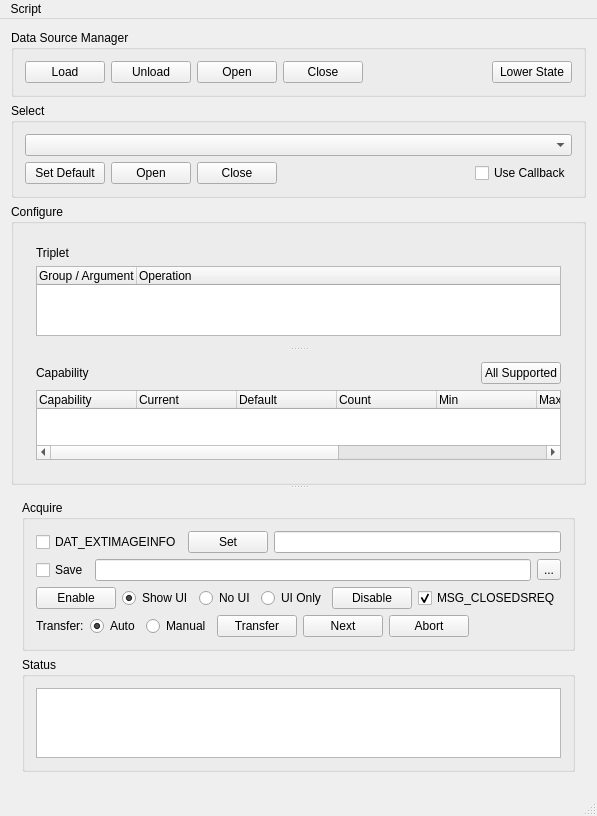
<?xml version="1.0" encoding="UTF-8"?>
<ui version="4.0">
 <class>TWAIN_App_QTClass</class>
 <widget class="QMainWindow" name="TWAIN_App_QTClass">
  <property name="geometry">
   <rect>
    <x>0</x>
    <y>0</y>
    <width>545</width>
    <height>808</height>
   </rect>
  </property>
  <property name="windowTitle">
   <string>TWAIN QT Sample Application</string>
  </property>
  <widget class="QWidget" name="centralWidget">
   <layout class="QGridLayout" name="gridLayout_5">
    <item row="1" column="0">
     <widget class="QGroupBox" name="groupBox">
      <property name="sizePolicy">
       <sizepolicy hsizetype="Preferred" vsizetype="Fixed">
        <horstretch>0</horstretch>
        <verstretch>0</verstretch>
       </sizepolicy>
      </property>
      <property name="title">
       <string>Select</string>
      </property>
      <layout class="QGridLayout" name="gridLayout">
       <item row="0" column="0">
        <widget class="QComboBox" name="cbxSources"/>
       </item>
       <item row="1" column="0">
        <layout class="QHBoxLayout" name="horizontalLayout">
         <item>
          <widget class="QPushButton" name="btnSetDefault">
           <property name="text">
            <string>Set Default</string>
           </property>
          </widget>
         </item>
         <item>
          <widget class="QPushButton" name="btnOpen">
           <property name="text">
            <string>Open</string>
           </property>
          </widget>
         </item>
         <item>
          <widget class="QPushButton" name="btnClose">
           <property name="text">
            <string>Close</string>
           </property>
          </widget>
         </item>
         <item>
          <spacer name="horizontalSpacer">
           <property name="orientation">
            <enum>Qt::Horizontal</enum>
           </property>
           <property name="sizeHint" stdset="0">
            <size>
             <width>40</width>
             <height>20</height>
            </size>
           </property>
          </spacer>
         </item>
         <item>
          <widget class="QCheckBox" name="chkCallback">
           <property name="text">
            <string>Use Callback</string>
           </property>
          </widget>
         </item>
        </layout>
       </item>
      </layout>
     </widget>
    </item>
    <item row="0" column="0">
     <widget class="QGroupBox" name="groupBox_5">
      <property name="sizePolicy">
       <sizepolicy hsizetype="Preferred" vsizetype="Fixed">
        <horstretch>0</horstretch>
        <verstretch>0</verstretch>
       </sizepolicy>
      </property>
      <property name="title">
       <string>Data Source Manager</string>
      </property>
      <layout class="QHBoxLayout" name="horizontalLayout_3">
       <item>
        <widget class="QPushButton" name="btnLoadDSM">
         <property name="text">
          <string>Load</string>
         </property>
        </widget>
       </item>
       <item>
        <widget class="QPushButton" name="btnUnloadDSM">
         <property name="text">
          <string>Unload</string>
         </property>
        </widget>
       </item>
       <item>
        <widget class="QPushButton" name="btnOpenDSM">
         <property name="text">
          <string>Open</string>
         </property>
        </widget>
       </item>
       <item>
        <widget class="QPushButton" name="btnCloseDSM">
         <property name="text">
          <string>Close</string>
         </property>
        </widget>
       </item>
       <item>
        <spacer name="horizontalSpacer_2">
         <property name="orientation">
          <enum>Qt::Horizontal</enum>
         </property>
         <property name="sizeHint" stdset="0">
          <size>
           <width>40</width>
           <height>20</height>
          </size>
         </property>
        </spacer>
       </item>
       <item>
        <widget class="QPushButton" name="btnRecover">
         <property name="text">
          <string>Lower State</string>
         </property>
        </widget>
       </item>
      </layout>
     </widget>
    </item>
    <item row="2" column="0">
     <widget class="QSplitter" name="splConfigAcquire">
      <property name="autoFillBackground">
       <bool>false</bool>
      </property>
      <property name="frameShape">
       <enum>QFrame::NoFrame</enum>
      </property>
      <property name="orientation">
       <enum>Qt::Vertical</enum>
      </property>
      <property name="opaqueResize">
       <bool>true</bool>
      </property>
      <property name="childrenCollapsible">
       <bool>false</bool>
      </property>
      <widget class="QGroupBox" name="groupBox_2">
       <property name="sizePolicy">
        <sizepolicy hsizetype="Preferred" vsizetype="Preferred">
         <horstretch>0</horstretch>
         <verstretch>0</verstretch>
        </sizepolicy>
       </property>
       <property name="title">
        <string>Configure</string>
       </property>
       <layout class="QGridLayout" name="gridLayout_2">
        <item row="0" column="0">
         <widget class="QSplitter" name="splTripletCapability">
          <property name="orientation">
           <enum>Qt::Vertical</enum>
          </property>
          <property name="childrenCollapsible">
           <bool>false</bool>
          </property>
          <widget class="QWidget" name="layoutWidget">
           <layout class="QVBoxLayout" name="verticalLayout_4">
            <item>
             <widget class="QLabel" name="label">
              <property name="text">
               <string>Triplet</string>
              </property>
             </widget>
            </item>
            <item>
             <widget class="QTreeWidget" name="treTriplet">
              <property name="sizePolicy">
               <sizepolicy hsizetype="Expanding" vsizetype="Expanding">
                <horstretch>0</horstretch>
                <verstretch>0</verstretch>
               </sizepolicy>
              </property>
              <property name="columnCount">
               <number>2</number>
              </property>
              <column>
               <property name="text">
                <string notr="true">Group / Argument Type</string>
               </property>
              </column>
              <column>
               <property name="text">
                <string>Operation</string>
               </property>
              </column>
             </widget>
            </item>
           </layout>
          </widget>
          <widget class="QWidget" name="layoutWidget">
           <layout class="QVBoxLayout" name="verticalLayout_3">
            <item>
             <layout class="QHBoxLayout" name="horizontalLayout_7">
              <item>
               <widget class="QLabel" name="label_2">
                <property name="text">
                 <string>Capability</string>
                </property>
               </widget>
              </item>
              <item>
               <spacer name="horizontalSpacer_5">
                <property name="orientation">
                 <enum>Qt::Horizontal</enum>
                </property>
                <property name="sizeHint" stdset="0">
                 <size>
                  <width>40</width>
                  <height>20</height>
                 </size>
                </property>
               </spacer>
              </item>
              <item>
               <widget class="QPushButton" name="btnAllSupported">
                <property name="text">
                 <string>All Supported</string>
                </property>
               </widget>
              </item>
             </layout>
            </item>
            <item>
             <widget class="QTreeWidget" name="treCapability">
              <property name="sizePolicy">
               <sizepolicy hsizetype="Expanding" vsizetype="Expanding">
                <horstretch>0</horstretch>
                <verstretch>0</verstretch>
               </sizepolicy>
              </property>
              <column>
               <property name="text">
                <string notr="true">Capability</string>
               </property>
              </column>
              <column>
               <property name="text">
                <string>Current</string>
               </property>
              </column>
              <column>
               <property name="text">
                <string>Default</string>
               </property>
              </column>
              <column>
               <property name="text">
                <string>Count</string>
               </property>
              </column>
              <column>
               <property name="text">
                <string>Min</string>
               </property>
              </column>
              <column>
               <property name="text">
                <string>Max</string>
               </property>
              </column>
              <column>
               <property name="text">
                <string>Step</string>
               </property>
              </column>
              <column>
               <property name="text">
                <string>Type</string>
               </property>
              </column>
              <column>
               <property name="text">
                <string>Support</string>
               </property>
              </column>
             </widget>
            </item>
           </layout>
          </widget>
         </widget>
        </item>
       </layout>
      </widget>
      <widget class="QWidget" name="layoutWidget">
       <layout class="QVBoxLayout" name="verticalLayout">
        <item>
         <widget class="QGroupBox" name="groupBox_3">
          <property name="sizePolicy">
           <sizepolicy hsizetype="Preferred" vsizetype="Preferred">
            <horstretch>0</horstretch>
            <verstretch>0</verstretch>
           </sizepolicy>
          </property>
          <property name="title">
           <string>Acquire</string>
          </property>
          <layout class="QGridLayout" name="gridLayout_3">
           <item row="0" column="0">
            <layout class="QHBoxLayout" name="horizontalLayout_4">
             <item>
              <widget class="QCheckBox" name="chkExtImageInfo">
               <property name="text">
                <string>DAT_EXTIMAGEINFO</string>
               </property>
              </widget>
             </item>
             <item>
              <widget class="QPushButton" name="btnSet">
               <property name="text">
                <string>Set</string>
               </property>
              </widget>
             </item>
             <item>
              <widget class="QLineEdit" name="edtExtImageInfo">
               <property name="readOnly">
                <bool>true</bool>
               </property>
              </widget>
             </item>
            </layout>
           </item>
           <item row="1" column="0">
            <layout class="QHBoxLayout" name="horizontalLayout_5">
             <item>
              <widget class="QCheckBox" name="chkSave">
               <property name="text">
                <string>Save</string>
               </property>
              </widget>
             </item>
             <item>
              <widget class="QLineEdit" name="edtSavePath"/>
             </item>
             <item>
              <widget class="QToolButton" name="btnSelPath">
               <property name="text">
                <string>...</string>
               </property>
              </widget>
             </item>
            </layout>
           </item>
           <item row="2" column="0">
            <layout class="QVBoxLayout" name="verticalLayout_2">
             <item>
              <layout class="QHBoxLayout" name="horizontalLayout_2">
               <item>
                <widget class="QPushButton" name="btnEnable">
                 <property name="text">
                  <string>Enable</string>
                 </property>
                </widget>
               </item>
               <item>
                <widget class="QRadioButton" name="radShowUI">
                 <property name="text">
                  <string>Show UI</string>
                 </property>
                 <property name="checked">
                  <bool>true</bool>
                 </property>
                 <attribute name="buttonGroup">
                  <string>buttonGroup_2</string>
                 </attribute>
                </widget>
               </item>
               <item>
                <widget class="QRadioButton" name="radNoUI">
                 <property name="text">
                  <string>No UI</string>
                 </property>
                 <attribute name="buttonGroup">
                  <string>buttonGroup_2</string>
                 </attribute>
                </widget>
               </item>
               <item>
                <widget class="QRadioButton" name="radUIOnly">
                 <property name="text">
                  <string>UI Only</string>
                 </property>
                 <property name="checked">
                  <bool>false</bool>
                 </property>
                 <attribute name="buttonGroup">
                  <string>buttonGroup_2</string>
                 </attribute>
                </widget>
               </item>
               <item>
                <widget class="QPushButton" name="btnDisable">
                 <property name="text">
                  <string>Disable</string>
                 </property>
                </widget>
               </item>
               <item>
                <widget class="QCheckBox" name="chkAutoDisable">
                 <property name="text">
                  <string>MSG_CLOSEDSREQ</string>
                 </property>
                 <property name="checked">
                  <bool>true</bool>
                 </property>
                </widget>
               </item>
               <item>
                <spacer name="horizontalSpacer_3">
                 <property name="orientation">
                  <enum>Qt::Horizontal</enum>
                 </property>
                 <property name="sizeHint" stdset="0">
                  <size>
                   <width>40</width>
                   <height>20</height>
                  </size>
                 </property>
                </spacer>
               </item>
              </layout>
             </item>
            </layout>
           </item>
           <item row="3" column="0">
            <layout class="QHBoxLayout" name="horizontalLayout_6">
             <item>
              <widget class="QLabel" name="label_3">
               <property name="text">
                <string>Transfer:</string>
               </property>
              </widget>
             </item>
             <item>
              <widget class="QRadioButton" name="radAuto">
               <property name="text">
                <string>Auto</string>
               </property>
               <property name="checked">
                <bool>true</bool>
               </property>
               <property name="autoExclusive">
                <bool>true</bool>
               </property>
               <attribute name="buttonGroup">
                <string>buttonGroup</string>
               </attribute>
              </widget>
             </item>
             <item>
              <widget class="QRadioButton" name="radManual">
               <property name="text">
                <string>Manual</string>
               </property>
               <attribute name="buttonGroup">
                <string>buttonGroup</string>
               </attribute>
              </widget>
             </item>
             <item>
              <widget class="QPushButton" name="btnTransfer">
               <property name="text">
                <string>Transfer</string>
               </property>
              </widget>
             </item>
             <item>
              <widget class="QPushButton" name="btnNext">
               <property name="text">
                <string>Next</string>
               </property>
              </widget>
             </item>
             <item>
              <widget class="QPushButton" name="btnAbort">
               <property name="text">
                <string>Abort</string>
               </property>
              </widget>
             </item>
             <item>
              <spacer name="horizontalSpacer_4">
               <property name="orientation">
                <enum>Qt::Horizontal</enum>
               </property>
               <property name="sizeHint" stdset="0">
                <size>
                 <width>40</width>
                 <height>20</height>
                </size>
               </property>
              </spacer>
             </item>
            </layout>
           </item>
          </layout>
         </widget>
        </item>
        <item>
         <widget class="QGroupBox" name="groupBox_4">
          <property name="title">
           <string>Status</string>
          </property>
          <layout class="QGridLayout" name="gridLayout_4">
           <item row="0" column="0">
            <widget class="QTextEdit" name="edtStatus">
             <property name="readOnly">
              <bool>true</bool>
             </property>
            </widget>
           </item>
          </layout>
         </widget>
        </item>
       </layout>
      </widget>
     </widget>
    </item>
   </layout>
  </widget>
  <widget class="QMenuBar" name="menuBar">
   <property name="geometry">
    <rect>
     <x>0</x>
     <y>0</y>
     <width>545</width>
     <height>21</height>
    </rect>
   </property>
   <widget class="QMenu" name="menuLoad_Script">
    <property name="title">
     <string>Script</string>
    </property>
    <addaction name="mnuLoadFromState1"/>
    <addaction name="mnuLoadFromCurrentState"/>
    <addaction name="actionStart_Recording"/>
    <addaction name="mnuStopRecording"/>
   </widget>
   <addaction name="menuLoad_Script"/>
  </widget>
  <widget class="QStatusBar" name="statusBar"/>
  <action name="mnuLoadFromState1">
   <property name="text">
    <string>Load (State 1)</string>
   </property>
   <property name="toolTip">
    <string>Load a Script and Execute from State 1</string>
   </property>
  </action>
  <action name="actionStart_Recording">
   <property name="checkable">
    <bool>true</bool>
   </property>
   <property name="text">
    <string>Start Recording</string>
   </property>
  </action>
  <action name="mnuStopRecording">
   <property name="checkable">
    <bool>true</bool>
   </property>
   <property name="checked">
    <bool>true</bool>
   </property>
   <property name="text">
    <string>Stop Recording</string>
   </property>
  </action>
  <action name="mnuLoadFromCurrentState">
   <property name="text">
    <string>Load (Current State)</string>
   </property>
   <property name="toolTip">
    <string>Load a Script and Execute from the Current State</string>
   </property>
  </action>
 </widget>
 <layoutdefault spacing="6" margin="11"/>
 <resources>
  <include location="twain_app_qt.qrc"/>
 </resources>
 <connections/>
 <buttongroups>
  <buttongroup name="buttonGroup_2"/>
  <buttongroup name="buttonGroup"/>
 </buttongroups>
</ui>
